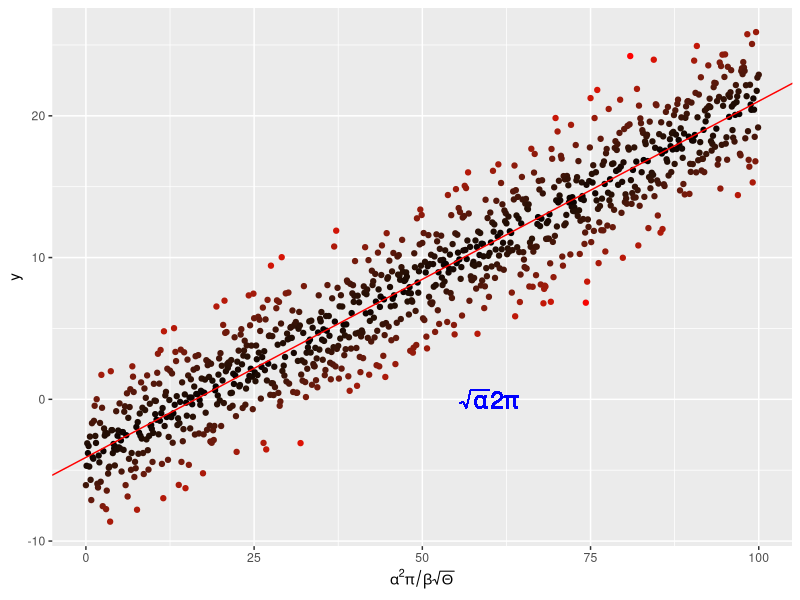
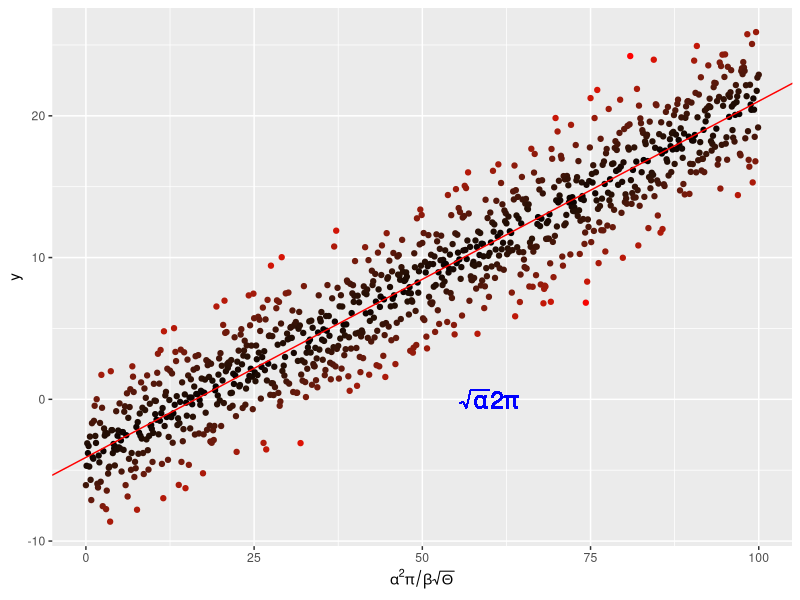

Recreate these plots in R, in order.
library(ggplot2)
# Generate a sequence of numbers from 0 to 100 with an increment of 0.1
x <- seq(0, 100, by = 0.1)

# Create a response variable 'y' as a linear function of 'x' plus some random noise
y <- -4. + 0.25 * x +
  rnorm(length(x), mean = 0., sd = 2.5)

# and put them in a dataframe
my_data <- data.frame(x = x, y = y)

# perform a linear regression
my_lm <- summary(lm(y ~ x, data = my_data))

# plot the data
p <-  ggplot(my_data, aes(x = x, y = y,
                          colour = abs(my_lm$residual))
             ) +
  geom_point() +
  scale_colour_gradient(low = "black", high = "red") +
  theme(legend.position = "none") +
  scale_x_continuous(
    expression(alpha^2 * pi / beta * sqrt(Theta)))

# add the regression line
p <- p + geom_abline(
  intercept = my_lm$coefficients[1][1],
  slope = my_lm$coefficients[2][1],
  colour = "red")
  
# throw some math on the plot
p <- p + geom_text(aes(x = 60, y = 0,
                       label = "sqrt(alpha) * 2* pi"), 
                       parse = TRUE, size = 6, 
                       colour = "blue")

p


# Save the plot as a PDF file with specified dimensions
pdf("../results/MyLinReg.pdf", # Open blank pdf page using a relative path
    9, 8.3)
print(p)
graphics.off(); #you can also use dev.off() 